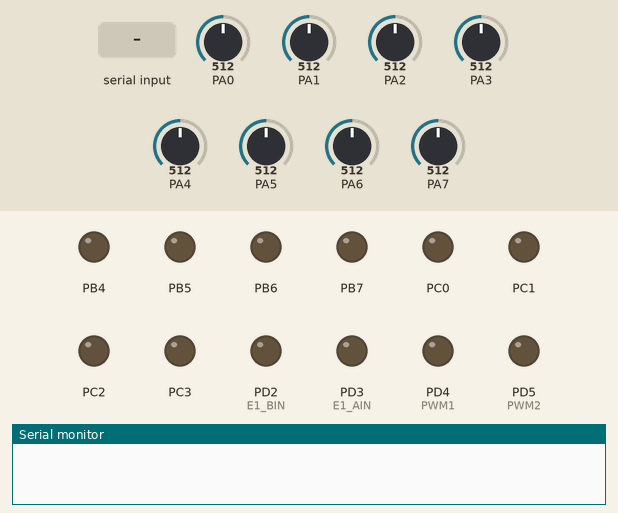
Simulated run of this program. Board: ATmega32, built with avr-gcc and emulated at 16 MHz (the files do not name the chip). Parts: output pins drawn as LEDs (lit = HIGH), the last lines printed to the serial monitor. The test bench sets the inputs (shaded band); at power-on: PA0 = 512, PA1 = 512, PA2 = 512, PA3 = 512, PA4 = 512, PA5 = 512, PA6 = 512, PA7 = 512.

Above: at 1.2 s.
1.3 s: "1\n" received over Serial
At 2.1 s:
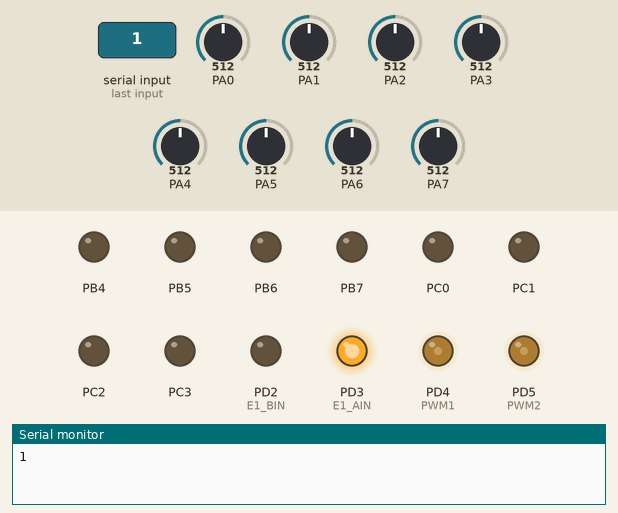
2.8 s: PA0 set to 585
4.3 s: PA0 set to 617
At 4.6 s:
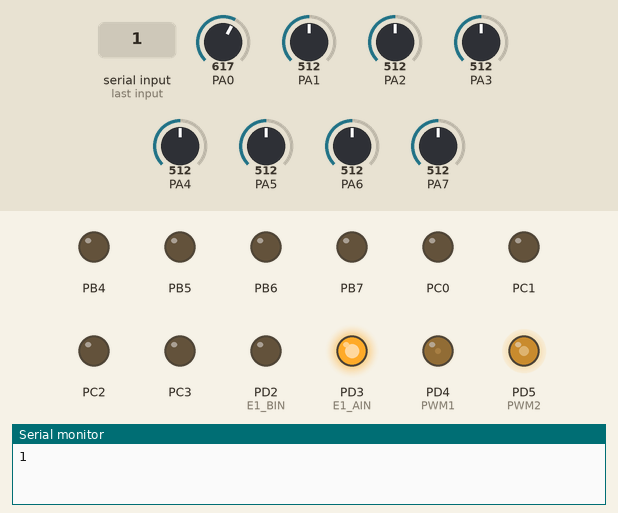
5.8 s: byte 50 ('2') received over Serial
At 7.3 s:
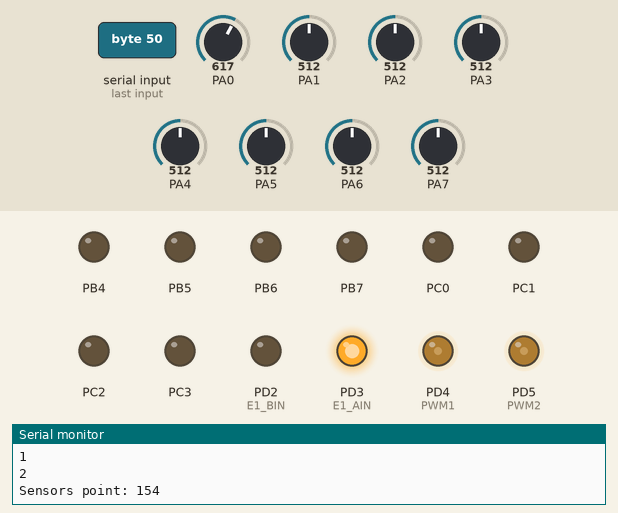
8.5 s: PA1 set to 608
10.0 s: PA1 set to 635
At 11.1 s:
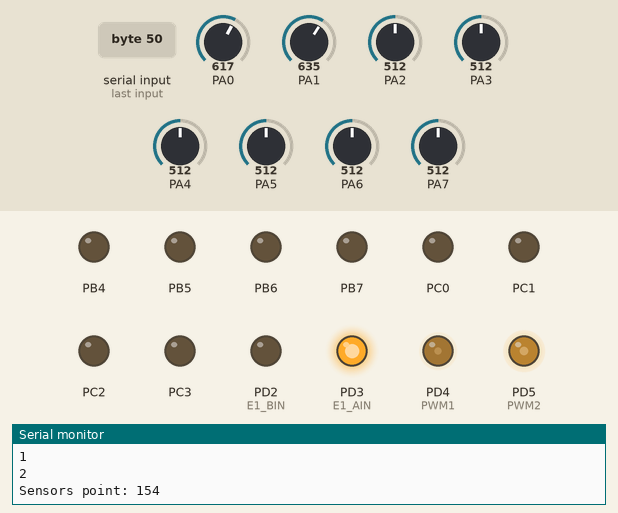
Timing chart, 0 to 12.5 s (numbered marks = the images above; inputs shaded):
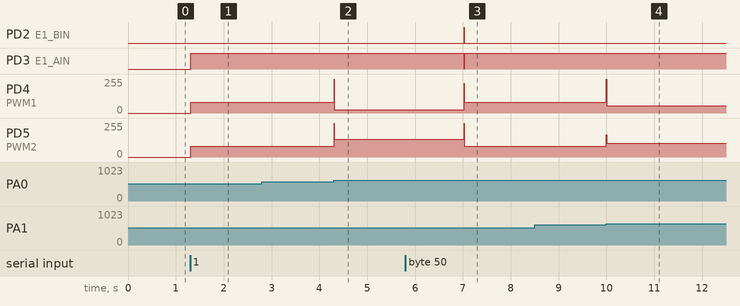

Measured:
- the behaviour switches between 603 and 604 on PA0 (found by bisection; images 1 and 2)
- after the input at 1.3 s, PD3 (E1_AIN): LOW → HIGH at once; PD4 (PWM1), PD5 (PWM2): 0/255 → 80/255 at once
- after the input at 2.8 s, every drawn part: stays the same
- after the input at 4.3 s, PD4 (PWM1): 80/255 → 26/255 at once; PD5 (PWM2): 80/255 → 134/255 at once
- after the input at 5.8 s, PD2 (E1_BIN): LOW → HIGH after 1.2 s, → LOW 0.01 s later; PD3 (E1_AIN): HIGH → LOW after 1.2 s, → HIGH 0.01 s later; PD4 (PWM1): 26/255 → 80/255 after 1.2 s; PD5 (PWM2): 134/255 → 80/255 after 1.2 s
- after the input at 8.5 s, every drawn part: stays the same
- after the input at 10.0 s, PD4 (PWM1): 80/255 → 56/255 at once; PD5 (PWM2): 80/255 → 104/255 at once

The program:

main.c
```c
/*
 * LF_Atmega32.c
 *
 * Author : Konrad
 */

#define F_CPU 16000000
#include <avr/io.h>
#include <avr/interrupt.h>
#include "IO_cfg.h"
#include "init.h"
#include "Set_ADC.h"
#include "PWM.h"
#include "PID.h"
#include "LF_loop.h"
#include "usart.h"

volatile uint8_t synch_timer = 0, start=0;

int main(void)
{
		init_all();
		USART_init();

		while(1)
		{
			if(synch_timer)
			{
				synch_timer=0;
				LF_loop(start);
			}
		}
}


ISR(TIMER0_COMP_vect)
{
	synch_timer^=1;
}

ISR(USART_RXC_vect)
{
	char data;
	data = UDR;
	UDR = data;

	switch(data)
	{
		case '1':
		start ^=1;
		break;

		case '2':
		calibration();
		usart_put_string("\nSensors point: ");
		usart_send_value(point);
		leds_effect();
		break;

		case '3':
		kp+=1;
		usart_put_string("\nKp: ");
		usart_send_value(kp);
		break;

		case '4':
		kp-=1;
		usart_put_string("\nKp: ");
		usart_send_value(kp);
		break;

		case '5':
		kd+=1;
		usart_put_string("\nKd: ");
		usart_send_value(kd);
		break;

		case '6':
		kd-=1;
		usart_put_string("\nKd: ");
		usart_send_value(kd);
		break;

		case '7':
		V+=5;
		usart_put_string("\nV: ");
		usart_send_value(V);
		break;

		case '8':
		V-=5;
		usart_put_string("\nV: ");
		usart_send_value(V);
		break;


	}

}
```

LF_loop.c
```c
/*
 * LF_loop.c
 *
 *
 * Author : Konrad
 */

#include "LF_loop.h"
#include "PWM.h"
#include "Set_ADC.h"
#include "init.h"
#include "IO_cfg.h"
#include "PID.h"


void LF_loop(int start)
{
	if(start)
	{
		read_ADC();
		leds_ADC();
		err=error();
		int value= PID_calc();
		PWM(V + value, V - value);
	}
	else
	{
		stop_engine();
	}
}
```

LF_loop.h
```c
/*
 * LF_loop.h
 *
 *
 * Author : Konrad
 */


#ifndef LF_LOOP_H_
#define LF_LOOP_H_

void LF_loop(int start);


#endif /* LF_LOOP_H_ */
```

PID.c
```c
/*
 * PID.c
 *
 *
 * Author : Konrad
 */

#include "PID.h"
#include "Set_ADC.h"

int kp=3;
int kd=8;
int V=80;

int e_last=0, err=0;

int error()
{
	int e=0;
	int e_last=0;
	int counter=0;
	int sensors_value[8]={-18,-8,-4,0,0,4,8,18};

	for (int i=0; i<8; i++)
	{
		e+=sensors[i]*sensors_value[i];
		counter += sensors_value[i];		//how many sensors read line
	}

	if(counter>0)
	{
		e=e/counter;	//average error
		e_last = e;
	}
	else //no sensors on line found
	{
		if(e_last>12) e=30;
		else if (e_last<-12) e=-30;
		else e_last=e;
	}
	return e;
}

int PID_calc()
{
	int u;
	int err_d;
	err_d=err-e_last;
	e_last = err;
	u = kp*err + kd*err_d;
	return u;
}
```

PID.h
```c
/*
 * PID.h
 *
 *
 * Author : Konrad
 */


#ifndef PID_H_
#define PID_H_

extern int kp;
extern int kd;
extern int V;
extern int e_last, err;

int error();
int PID_calc();

#endif /* PID_H_ */
```

PWM.c
```c
/*
 * PWM.c
 *
 *
 * Author : Konrad
 */

#include "PWM.h"
#include "IO_cfg.h"
#include <avr/io.h>


void stop_engine()
{
	E1_AIN=0;
	E1_BIN=0;
	E2_AIN=0;
	E2_BIN=0;
}

void PWM(int left, int right)
{
	if (left>=0)
	{
		if(left>255)left=255;
		E1_AIN=1;
		E1_BIN=0;
	}
	else
	{
		if(left>-255)left=-255;
		E1_AIN=0;
		E1_BIN=1;
	}
	if (right>=0)
	{
		if(right>255)right=255;
		E2_AIN=1;
		E2_BIN=0;
	}
	else
	{
		if(right>-255)right=-255;
		E2_AIN=0;
		E2_BIN=1;
	}
	OCR1A=abs(left);
	OCR1B=abs(right);
}
```

PWM.h
```c
/*
 * PWM.h
 *
 *
 * Author : Konrad
 */


#ifndef PWM_H_
#define PWM_H_

void stop_engine();
void PWM(int left, int right);


#endif /* PWM_H_ */
```

Set_ADC.c
```c
/*
 * Set_ADC.c
 *
 *
 * Author : Konrad
 */

#include "Set_ADC.h"
#include <avr/io.h>
#include <avr/delay.h>

int sensors[8];
int tab_sensors[8]={7,6,5,4,3,2,1,0};
int point=150;

void read_ADC()
{

	for (uint8_t i=0; i<8; i++)
	{
		ADMUX &= 0b11100000; //zero mask
		ADMUX |= tab_sensors[i]; //input channel
		ADCSRA |= (1<<ADSC); //start conversion
		while (ADCSRA & (1<<ADSC)){}; //wait for stop conversion
		if (ADCH>point) sensors[i]=1;
		else sensors[i]=0;
	}
}

void calibration()
{
	int firstCH; //ADC value of 0 channel
	int secondCH;

	ADMUX |= 0 & 0b11100000;	//0 channel ADC
	ADCSRA |= (1<<ADSC);
	while (ADCSRA & (1<<ADSC)){};
	firstCH=ADCH;

	ADMUX |= 1 & 0b11100000;	//1 channel ADC
	ADCSRA |= (1<<ADSC);
	while (ADCSRA & (1<<ADSC)){};
	secondCH=ADCH;

	point = (firstCH+secondCH)/2.0;
}

void leds_ADC()
{
	PORTB &= 0xF0;
	PORTC &= 0x0F;
	for (int i=0; i<8; i++)
	{
		if(i<4)
		{
			PORTC |= (sensors[i] << (i+4));
		}
		else
		{
			PORTB |= (sensors[i] << (i-4));
		}
	}
}

void leds_effect()
{
	PORTB &= 0xF0;
	PORTC &= 0x0F;
	for(int i=0; i<3; i++)
	{
		PORTB |= 0x0F;
		PORTC |= 0xF0;
		_delay_ms(200);
		PORTB &= 0xF0;
		PORTC &= 0x0F;
		_delay_ms(200);
		}
}
```

Set_ADC.h
```c
/*
 * Set_ADC.h
 *
 *
 * Author : Konrad
 */


#ifndef SET_ADC_H_
#define SET_ADC_H_

#define F_CPU 16000000

extern int sensors[8];
extern int point;

void read_ADC();
void calibration();
void leds_ADC();
void leds_effect();

#endif /* SET_ADC_H_ */
```

init.c
```c
/*
 * init.c
 *
 *
 * Author : Konrad
 */

#include "init.h"
#include "IO_cfg.h"
#include <avr/io.h>
#include <avr/interrupt.h>

void init()
{
	//H BRIDGE
	DDRD=0b00111111;

	E1_AIN=0; // PORTD &= ~(1<<PD3);
	E1_BIN=0;
	E2_AIN=0;
	E2_BIN=0;
	PWM1=0;
	PWM2=0;

	//LEDS
	DDRB=0xF0;
	DDRC=0x0F;
}

void ADC_init()
{
	ADMUX |= (1<<REFS0); //Vol reference: AVCC with external capacitor at AREF pin
	ADMUX |= (1<<ADLAR); //8bit ADCH
	ADCSRA |= (1<<ADEN); //ADC Enable
	ADCSRA |= (1<<ADPS0)|(1<<ADPS1)|(1<<ADPS2); //prescaler 128, 16M/128=125k
}

void Timers_init()
{
	//timer 1 - PWM
	TCCR1A |= (1<<COM1A1) | (1<<COM1B1); //fast PWM, non inverting mode
	TCCR1A |= (1<<WGM12) | (1<<WGM10); //fast PWM, 8-bit
	TCCR1B |= (1<<CS10); //no prescaler

	//timer 0 - main loop
	TCCR0 |= (1<<WGM01); //ctc mode
	TCCR0 |= (1<<CS02) | (1<<CS00); //preskaler 1024 16M/1024=15625
	OCR0=125; // 15625/125=125, main loop 125Hz
	TIMSK |= (1<<OCIE0); //timer0 compare match interrupt enable
}

void init_all()
{
	sei(); //enable global interrupt
	init();
	ADC_init();
	Timers_init();
}
```

init.h
```c
/*
 * init.h
 *
 *
 * Author : Konrad
 */


#ifndef INIT_H_
#define INIT_H_

void init();
void ADC_init();
void Timers_init();
void init_all();


#endif /* INIT_H_ */
```

usart.c
```c
/*
 * usart.c
 *
 *
 * Author : Konrad
 */

#include "usart.h"
#include "IO_cfg.h"
#include <avr/io.h>
#include <avr/interrupt.h>

#define USART_BAUDRATE 9600
#define BAUD_PRESCALE (((F_CPU / (USART_BAUDRATE * 16UL))) - 1)

void USART_init()
{
	UCSRB |= (1<<RXEN) | (1<<TXEN) | (1<<RXCIE); //receiver, transmitter, rx interrupt enable
	UCSRC |= (1<<URSEL) | (1<<UCSZ1) | (1<<UCSZ0); //data 8bit
	UBRRL = BAUD_PRESCALE;
	UBRRH = (BAUD_PRESCALE>>8);
}

void usart_put_char(unsigned char c)
{
	while(!(UCSRA &= (1<<UDRE))){}; //wait for empty buffer
	UDR=c;
}

void usart_put_string(char *pointer)
{
	while (*pointer != 0x00)
	{
		usart_put_char(*pointer);
		pointer++;
	}
}

void usart_send_value(int value)
{
	char buffor[10];
	itoa(value,buffor,10);
	usart_put_string(buffor);
	strcpy(buffor,' ');
	usart_put_char('\n');
}
```

usart.h
```c
/*
 * usart.h
 *
 *
 * Author : Konrad
 */


#ifndef USART_H_
#define USART_H_

#define F_CPU 16000000
void USART_init();
void usart_put_char(unsigned char c);
void usart_put_string(char *pointer);
void usart_send_value(int value);


#endif /* USART_H_ */
```

IO_cfg.h
```c
/*
 * IO_cfg.h
 *
 *
 * Author : Konrad
 */


#ifndef IO_CFG_H_
#define IO_CFG_H_
#define F_CPU 16000000UL


typedef struct
{
	unsigned int bit0:1;
	unsigned int bit1:1;
	unsigned int bit2:1;
	unsigned int bit3:1;
	unsigned int bit4:1;
	unsigned int bit5:1;
	unsigned int bit6:1;
	unsigned int bit7:1;
} _io_reg;

#define REGISTER_BIT(rg,bt) ((volatile _io_reg*)&rg)->bit##bt

//H BRIDGE

#define E1_AIN		REGISTER_BIT(PORTD,3)
#define E1_BIN		REGISTER_BIT(PORTD,2)
#define E2_AIN		REGISTER_BIT(PORTD,6)
#define E2_BIN		REGISTER_BIT(PORTD,7)

#define PWM1		REGISTER_BIT(PORTD,4)
#define PWM2		REGISTER_BIT(PORTD,5)


#endif /* IO_CFG_H_ */
```
